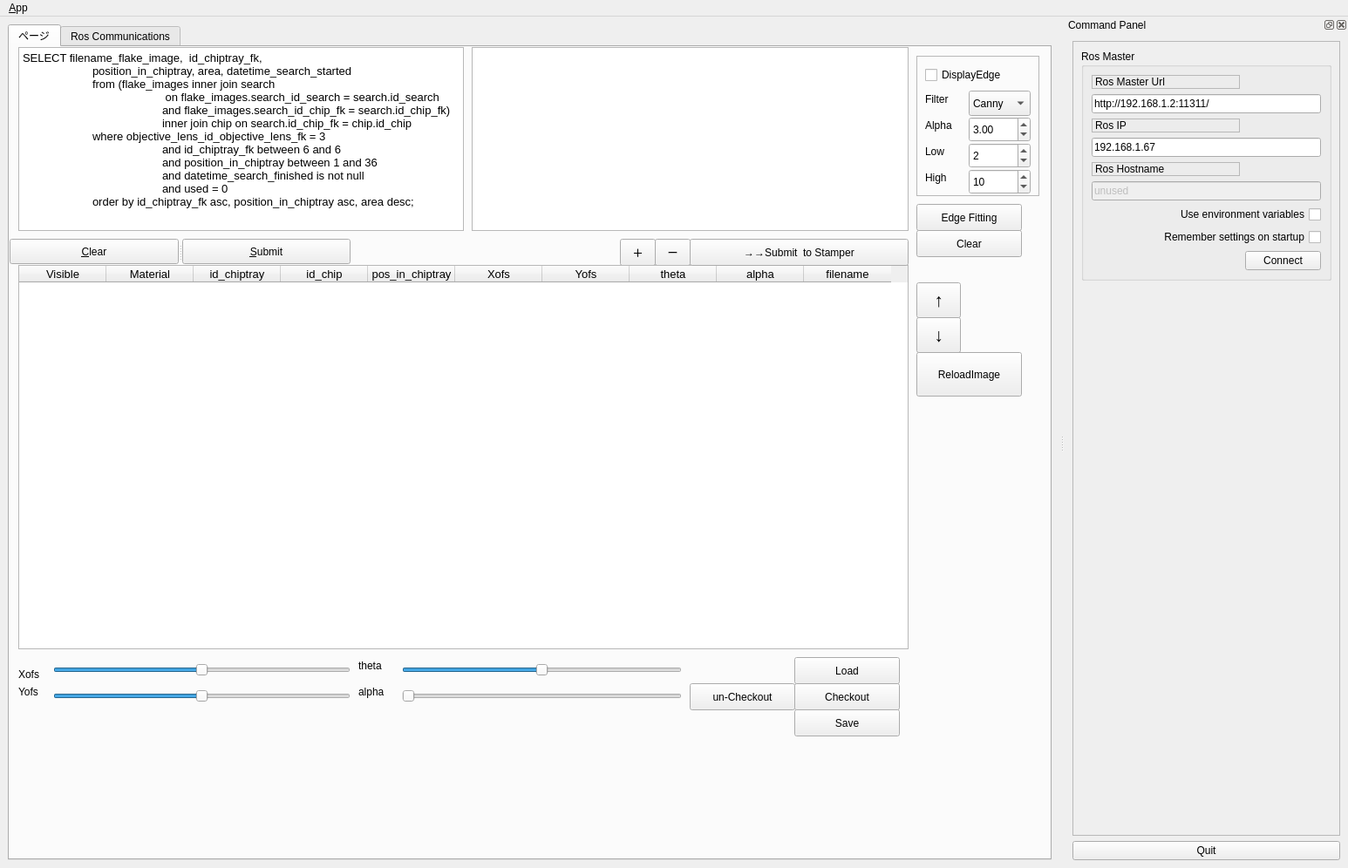
<?xml version="1.0" encoding="UTF-8"?>
<ui version="4.0">
 <class>MainWindowDesign</class>
 <widget class="QMainWindow" name="MainWindowDesign">
  <property name="geometry">
   <rect>
    <x>0</x>
    <y>0</y>
    <width>1546</width>
    <height>996</height>
   </rect>
  </property>
  <property name="windowTitle">
   <string>2DMMS Designer</string>
  </property>
  <property name="windowIcon">
   <iconset resource="../resources/images.qrc">
    <normaloff>:/images/1462283158_pen.png</normaloff>:/images/1462283158_pen.png</iconset>
  </property>
  <property name="locale">
   <locale language="English" country="Australia"/>
  </property>
  <widget class="QWidget" name="centralwidget">
   <layout class="QHBoxLayout">
    <item>
     <widget class="QTabWidget" name="tab_manager">
      <property name="minimumSize">
       <size>
        <width>100</width>
        <height>0</height>
       </size>
      </property>
      <property name="locale">
       <locale language="English" country="Australia"/>
      </property>
      <property name="currentIndex">
       <number>0</number>
      </property>
      <widget class="QWidget" name="tab">
       <attribute name="title">
        <string>ページ</string>
       </attribute>
       <widget class="QToolButton" name="Button_Delete">
        <property name="geometry">
         <rect>
          <x>740</x>
          <y>220</y>
          <width>41</width>
          <height>31</height>
         </rect>
        </property>
        <property name="text">
         <string>ー</string>
        </property>
       </widget>
       <widget class="QToolButton" name="Button_Add">
        <property name="geometry">
         <rect>
          <x>700</x>
          <y>220</y>
          <width>41</width>
          <height>31</height>
         </rect>
        </property>
        <property name="text">
         <string>＋</string>
        </property>
       </widget>
       <widget class="QTableWidget" name="tdmtableWidget">
        <property name="geometry">
         <rect>
          <x>10</x>
          <y>250</y>
          <width>1021</width>
          <height>441</height>
         </rect>
        </property>
        <property name="font">
         <font>
          <pointsize>10</pointsize>
         </font>
        </property>
        <column>
         <property name="text">
          <string>Visible</string>
         </property>
        </column>
        <column>
         <property name="text">
          <string>Material</string>
         </property>
        </column>
        <column>
         <property name="text">
          <string>id_chiptray</string>
         </property>
        </column>
        <column>
         <property name="text">
          <string>id_chip</string>
         </property>
        </column>
        <column>
         <property name="text">
          <string>pos_in_chiptray</string>
         </property>
        </column>
        <column>
         <property name="text">
          <string>Xofs</string>
         </property>
        </column>
        <column>
         <property name="text">
          <string>Yofs</string>
         </property>
        </column>
        <column>
         <property name="text">
          <string>theta</string>
         </property>
        </column>
        <column>
         <property name="text">
          <string>alpha</string>
         </property>
        </column>
        <column>
         <property name="text">
          <string>filename</string>
         </property>
        </column>
       </widget>
       <widget class="QTableView" name="table">
        <property name="geometry">
         <rect>
          <x>530</x>
          <y>0</y>
          <width>501</width>
          <height>211</height>
         </rect>
        </property>
        <property name="sizePolicy">
         <sizepolicy hsizetype="Expanding" vsizetype="Expanding">
          <horstretch>2</horstretch>
          <verstretch>0</verstretch>
         </sizepolicy>
        </property>
        <property name="font">
         <font>
          <pointsize>8</pointsize>
          <weight>75</weight>
          <bold>true</bold>
         </font>
        </property>
        <property name="contextMenuPolicy">
         <enum>Qt::ActionsContextMenu</enum>
        </property>
        <property name="frameShadow">
         <enum>QFrame::Sunken</enum>
        </property>
        <property name="lineWidth">
         <number>1</number>
        </property>
        <property name="selectionBehavior">
         <enum>QAbstractItemView::SelectRows</enum>
        </property>
       </widget>
       <widget class="QTextEdit" name="sqlEdit">
        <property name="geometry">
         <rect>
          <x>10</x>
          <y>0</y>
          <width>511</width>
          <height>211</height>
         </rect>
        </property>
        <property name="sizePolicy">
         <sizepolicy hsizetype="Expanding" vsizetype="MinimumExpanding">
          <horstretch>0</horstretch>
          <verstretch>0</verstretch>
         </sizepolicy>
        </property>
        <property name="minimumSize">
         <size>
          <width>0</width>
          <height>18</height>
         </size>
        </property>
        <property name="baseSize">
         <size>
          <width>0</width>
          <height>120</height>
         </size>
        </property>
        <property name="font">
         <font>
          <pointsize>10</pointsize>
         </font>
        </property>
        <property name="undoRedoEnabled">
         <bool>true</bool>
        </property>
        <property name="html">
         <string>&lt;!DOCTYPE HTML PUBLIC &quot;-//W3C//DTD HTML 4.0//EN&quot; &quot;http://www.w3.org/TR/REC-html40/strict.dtd&quot;&gt;
&lt;html&gt;&lt;head&gt;&lt;meta name=&quot;qrichtext&quot; content=&quot;1&quot; /&gt;&lt;style type=&quot;text/css&quot;&gt;
p, li { white-space: pre-wrap; }
&lt;/style&gt;&lt;/head&gt;&lt;body style=&quot; font-family:'Ubuntu'; font-size:10pt; font-weight:400; font-style:normal;&quot;&gt;
&lt;p style=&quot; margin-top:0px; margin-bottom:0px; margin-left:0px; margin-right:0px; -qt-block-indent:0; text-indent:0px;&quot;&gt;SELECT filename_flake_image,  id_chiptray_fk,&lt;/p&gt;
&lt;p style=&quot; margin-top:0px; margin-bottom:0px; margin-left:0px; margin-right:0px; -qt-block-indent:0; text-indent:0px;&quot;&gt;	position_in_chiptray, area, datetime_search_started&lt;/p&gt;
&lt;p style=&quot; margin-top:0px; margin-bottom:0px; margin-left:0px; margin-right:0px; -qt-block-indent:0; text-indent:0px;&quot;&gt;	from (flake_images inner join search&lt;/p&gt;
&lt;p style=&quot; margin-top:0px; margin-bottom:0px; margin-left:0px; margin-right:0px; -qt-block-indent:0; text-indent:0px;&quot;&gt;		 on flake_images.search_id_search = search.id_search &lt;/p&gt;
&lt;p style=&quot; margin-top:0px; margin-bottom:0px; margin-left:0px; margin-right:0px; -qt-block-indent:0; text-indent:0px;&quot;&gt;		and flake_images.search_id_chip_fk = search.id_chip_fk)&lt;/p&gt;
&lt;p style=&quot; margin-top:0px; margin-bottom:0px; margin-left:0px; margin-right:0px; -qt-block-indent:0; text-indent:0px;&quot;&gt;		inner join chip on search.id_chip_fk = chip.id_chip&lt;/p&gt;
&lt;p style=&quot; margin-top:0px; margin-bottom:0px; margin-left:0px; margin-right:0px; -qt-block-indent:0; text-indent:0px;&quot;&gt;	where objective_lens_id_objective_lens_fk = 3 &lt;/p&gt;
&lt;p style=&quot; margin-top:0px; margin-bottom:0px; margin-left:0px; margin-right:0px; -qt-block-indent:0; text-indent:0px;&quot;&gt;		and id_chiptray_fk between 6 and 6&lt;/p&gt;
&lt;p style=&quot; margin-top:0px; margin-bottom:0px; margin-left:0px; margin-right:0px; -qt-block-indent:0; text-indent:0px;&quot;&gt;		and position_in_chiptray between 1 and 36&lt;/p&gt;
&lt;p style=&quot; margin-top:0px; margin-bottom:0px; margin-left:0px; margin-right:0px; -qt-block-indent:0; text-indent:0px;&quot;&gt;		and datetime_search_finished is not null&lt;/p&gt;
&lt;p style=&quot; margin-top:0px; margin-bottom:0px; margin-left:0px; margin-right:0px; -qt-block-indent:0; text-indent:0px;&quot;&gt;		and used = 0&lt;/p&gt;
&lt;p style=&quot; margin-top:0px; margin-bottom:0px; margin-left:0px; margin-right:0px; -qt-block-indent:0; text-indent:0px;&quot;&gt;	order by id_chiptray_fk asc, position_in_chiptray asc, area desc;&lt;/p&gt;&lt;/body&gt;&lt;/html&gt;</string>
        </property>
       </widget>
       <widget class="QToolButton" name="Button_SaveFile">
        <property name="geometry">
         <rect>
          <x>900</x>
          <y>760</y>
          <width>121</width>
          <height>31</height>
         </rect>
        </property>
        <property name="text">
         <string>Save</string>
        </property>
       </widget>
       <widget class="QSlider" name="horizontalSlider_Xofs">
        <property name="geometry">
         <rect>
          <x>50</x>
          <y>700</y>
          <width>341</width>
          <height>29</height>
         </rect>
        </property>
        <property name="minimum">
         <number>-2048</number>
        </property>
        <property name="maximum">
         <number>2048</number>
        </property>
        <property name="orientation">
         <enum>Qt::Horizontal</enum>
        </property>
        <property name="tickPosition">
         <enum>QSlider::NoTicks</enum>
        </property>
        <property name="tickInterval">
         <number>100</number>
        </property>
       </widget>
       <widget class="QSlider" name="horizontalSlider_Yofs">
        <property name="geometry">
         <rect>
          <x>50</x>
          <y>730</y>
          <width>341</width>
          <height>29</height>
         </rect>
        </property>
        <property name="minimum">
         <number>-1080</number>
        </property>
        <property name="maximum">
         <number>1080</number>
        </property>
        <property name="orientation">
         <enum>Qt::Horizontal</enum>
        </property>
       </widget>
       <widget class="QSlider" name="horizontalSlider_theta">
        <property name="geometry">
         <rect>
          <x>450</x>
          <y>700</y>
          <width>321</width>
          <height>29</height>
         </rect>
        </property>
        <property name="minimum">
         <number>-1800</number>
        </property>
        <property name="maximum">
         <number>1800</number>
        </property>
        <property name="orientation">
         <enum>Qt::Horizontal</enum>
        </property>
       </widget>
       <widget class="QSlider" name="horizontalSlider_alpha">
        <property name="geometry">
         <rect>
          <x>450</x>
          <y>730</y>
          <width>321</width>
          <height>29</height>
         </rect>
        </property>
        <property name="maximum">
         <number>100</number>
        </property>
        <property name="orientation">
         <enum>Qt::Horizontal</enum>
        </property>
       </widget>
       <widget class="QLabel" name="label_4">
        <property name="geometry">
         <rect>
          <x>10</x>
          <y>710</y>
          <width>41</width>
          <height>19</height>
         </rect>
        </property>
        <property name="text">
         <string>Xofs</string>
        </property>
       </widget>
       <widget class="QLabel" name="label_5">
        <property name="geometry">
         <rect>
          <x>10</x>
          <y>730</y>
          <width>41</width>
          <height>19</height>
         </rect>
        </property>
        <property name="text">
         <string>Yofs</string>
        </property>
       </widget>
       <widget class="QLabel" name="label_6">
        <property name="geometry">
         <rect>
          <x>400</x>
          <y>700</y>
          <width>41</width>
          <height>19</height>
         </rect>
        </property>
        <property name="text">
         <string>theta</string>
        </property>
       </widget>
       <widget class="QLabel" name="label_7">
        <property name="geometry">
         <rect>
          <x>400</x>
          <y>730</y>
          <width>41</width>
          <height>19</height>
         </rect>
        </property>
        <property name="text">
         <string>alpha</string>
        </property>
       </widget>
       <widget class="QToolButton" name="Button_LoadFile">
        <property name="geometry">
         <rect>
          <x>900</x>
          <y>700</y>
          <width>121</width>
          <height>31</height>
         </rect>
        </property>
        <property name="text">
         <string>Load</string>
        </property>
       </widget>
       <widget class="QSplitter" name="splitter">
        <property name="geometry">
         <rect>
          <x>0</x>
          <y>220</y>
          <width>391</width>
          <height>29</height>
         </rect>
        </property>
        <property name="orientation">
         <enum>Qt::Horizontal</enum>
        </property>
        <widget class="QPushButton" name="clearButton">
         <property name="text">
          <string>&amp;Clear</string>
         </property>
        </widget>
        <widget class="QPushButton" name="submitButton">
         <property name="text">
          <string>&amp;Submit</string>
         </property>
        </widget>
       </widget>
       <widget class="QToolButton" name="Button_SubmittoStamper">
        <property name="geometry">
         <rect>
          <x>780</x>
          <y>220</y>
          <width>251</width>
          <height>31</height>
         </rect>
        </property>
        <property name="text">
         <string>→→Submit  to Stamper</string>
        </property>
       </widget>
       <widget class="QFrame" name="frame_8">
        <property name="geometry">
         <rect>
          <x>1040</x>
          <y>10</y>
          <width>141</width>
          <height>161</height>
         </rect>
        </property>
        <property name="frameShape">
         <enum>QFrame::StyledPanel</enum>
        </property>
        <property name="frameShadow">
         <enum>QFrame::Raised</enum>
        </property>
        <widget class="QComboBox" name="comboBox_EdgeFilter">
         <property name="geometry">
          <rect>
           <x>60</x>
           <y>40</y>
           <width>71</width>
           <height>29</height>
          </rect>
         </property>
         <property name="editable">
          <bool>false</bool>
         </property>
         <item>
          <property name="text">
           <string>Canny</string>
          </property>
         </item>
         <item>
          <property name="text">
           <string>Deriche</string>
          </property>
         </item>
         <item>
          <property name="text">
           <string>Shen</string>
          </property>
         </item>
        </widget>
        <widget class="QDoubleSpinBox" name="doubleSpinBox_EdgeFilter_Alpha">
         <property name="geometry">
          <rect>
           <x>60</x>
           <y>70</y>
           <width>71</width>
           <height>29</height>
          </rect>
         </property>
         <property name="minimum">
          <double>0.700000000000000</double>
         </property>
         <property name="maximum">
          <double>50.000000000000000</double>
         </property>
         <property name="singleStep">
          <double>0.010000000000000</double>
         </property>
         <property name="value">
          <double>3.000000000000000</double>
         </property>
        </widget>
        <widget class="QLabel" name="label_47">
         <property name="geometry">
          <rect>
           <x>10</x>
           <y>40</y>
           <width>41</width>
           <height>19</height>
          </rect>
         </property>
         <property name="text">
          <string>Filter</string>
         </property>
        </widget>
        <widget class="QLabel" name="label_48">
         <property name="geometry">
          <rect>
           <x>10</x>
           <y>70</y>
           <width>41</width>
           <height>19</height>
          </rect>
         </property>
         <property name="text">
          <string>Alpha</string>
         </property>
        </widget>
        <widget class="QLabel" name="label_49">
         <property name="geometry">
          <rect>
           <x>10</x>
           <y>100</y>
           <width>41</width>
           <height>19</height>
          </rect>
         </property>
         <property name="text">
          <string>Low</string>
         </property>
        </widget>
        <widget class="QLabel" name="label_50">
         <property name="geometry">
          <rect>
           <x>10</x>
           <y>130</y>
           <width>41</width>
           <height>19</height>
          </rect>
         </property>
         <property name="text">
          <string>High</string>
         </property>
        </widget>
        <widget class="QSpinBox" name="spinBox_EdgeFilter_Low">
         <property name="geometry">
          <rect>
           <x>60</x>
           <y>100</y>
           <width>71</width>
           <height>29</height>
          </rect>
         </property>
         <property name="maximum">
          <number>200</number>
         </property>
         <property name="value">
          <number>2</number>
         </property>
        </widget>
        <widget class="QSpinBox" name="spinBox_EdgeFilter_High">
         <property name="geometry">
          <rect>
           <x>60</x>
           <y>130</y>
           <width>71</width>
           <height>29</height>
          </rect>
         </property>
         <property name="maximum">
          <number>200</number>
         </property>
         <property name="value">
          <number>10</number>
         </property>
        </widget>
        <widget class="QCheckBox" name="checkBox_DispEdge">
         <property name="geometry">
          <rect>
           <x>10</x>
           <y>10</y>
           <width>121</width>
           <height>24</height>
          </rect>
         </property>
         <property name="text">
          <string>DisplayEdge</string>
         </property>
        </widget>
       </widget>
       <widget class="QToolButton" name="Button_EdgeFitting">
        <property name="geometry">
         <rect>
          <x>1040</x>
          <y>180</y>
          <width>121</width>
          <height>31</height>
         </rect>
        </property>
        <property name="text">
         <string>Edge Fitting</string>
        </property>
       </widget>
       <widget class="QToolButton" name="Button_ClearEdgeFitting">
        <property name="geometry">
         <rect>
          <x>1040</x>
          <y>210</y>
          <width>121</width>
          <height>31</height>
         </rect>
        </property>
        <property name="text">
         <string>Clear</string>
        </property>
       </widget>
       <widget class="QToolButton" name="Button_Checkout">
        <property name="geometry">
         <rect>
          <x>900</x>
          <y>730</y>
          <width>121</width>
          <height>31</height>
         </rect>
        </property>
        <property name="text">
         <string>Checkout</string>
        </property>
       </widget>
       <widget class="QToolButton" name="Button_Move_Up">
        <property name="geometry">
         <rect>
          <x>1040</x>
          <y>270</y>
          <width>51</width>
          <height>41</height>
         </rect>
        </property>
        <property name="font">
         <font>
          <pointsize>16</pointsize>
          <weight>75</weight>
          <bold>true</bold>
         </font>
        </property>
        <property name="text">
         <string>↑</string>
        </property>
       </widget>
       <widget class="QToolButton" name="Button_Move_Down">
        <property name="geometry">
         <rect>
          <x>1040</x>
          <y>310</y>
          <width>51</width>
          <height>41</height>
         </rect>
        </property>
        <property name="font">
         <font>
          <pointsize>16</pointsize>
          <weight>75</weight>
          <bold>true</bold>
         </font>
        </property>
        <property name="text">
         <string>↓</string>
        </property>
       </widget>
       <widget class="QToolButton" name="Button_ReloadImage">
        <property name="geometry">
         <rect>
          <x>1040</x>
          <y>350</y>
          <width>121</width>
          <height>51</height>
         </rect>
        </property>
        <property name="text">
         <string>ReloadImage</string>
        </property>
       </widget>
       <widget class="QToolButton" name="Button_UnCheckout">
        <property name="geometry">
         <rect>
          <x>780</x>
          <y>730</y>
          <width>121</width>
          <height>31</height>
         </rect>
        </property>
        <property name="text">
         <string>un-Checkout</string>
        </property>
       </widget>
      </widget>
      <widget class="QWidget" name="tab_status">
       <attribute name="title">
        <string>Ros Communications</string>
       </attribute>
       <layout class="QVBoxLayout" name="verticalLayout_2">
        <item>
         <widget class="QGroupBox" name="groupBox_12">
          <property name="sizePolicy">
           <sizepolicy hsizetype="MinimumExpanding" vsizetype="Preferred">
            <horstretch>0</horstretch>
            <verstretch>0</verstretch>
           </sizepolicy>
          </property>
          <property name="title">
           <string>Logging</string>
          </property>
          <layout class="QGridLayout" name="gridLayout_3">
           <item row="0" column="0">
            <widget class="QListView" name="view_logging"/>
           </item>
          </layout>
         </widget>
        </item>
       </layout>
      </widget>
     </widget>
    </item>
   </layout>
  </widget>
  <widget class="QMenuBar" name="menubar">
   <property name="geometry">
    <rect>
     <x>0</x>
     <y>0</y>
     <width>1546</width>
     <height>27</height>
    </rect>
   </property>
   <widget class="QMenu" name="menu_File">
    <property name="title">
     <string>&amp;App</string>
    </property>
    <addaction name="action_Preferences"/>
    <addaction name="separator"/>
    <addaction name="actionAbout"/>
    <addaction name="actionAbout_Qt"/>
    <addaction name="separator"/>
    <addaction name="action_Quit"/>
   </widget>
   <addaction name="menu_File"/>
  </widget>
  <widget class="QDockWidget" name="dock_status">
   <property name="sizePolicy">
    <sizepolicy hsizetype="Minimum" vsizetype="Preferred">
     <horstretch>0</horstretch>
     <verstretch>0</verstretch>
    </sizepolicy>
   </property>
   <property name="minimumSize">
    <size>
     <width>325</width>
     <height>415</height>
    </size>
   </property>
   <property name="allowedAreas">
    <set>Qt::RightDockWidgetArea</set>
   </property>
   <property name="windowTitle">
    <string>Command Panel</string>
   </property>
   <attribute name="dockWidgetArea">
    <number>2</number>
   </attribute>
   <widget class="QWidget" name="dockWidgetContents_2">
    <layout class="QVBoxLayout" name="verticalLayout">
     <item>
      <widget class="QFrame" name="frame">
       <property name="sizePolicy">
        <sizepolicy hsizetype="Minimum" vsizetype="Preferred">
         <horstretch>0</horstretch>
         <verstretch>0</verstretch>
        </sizepolicy>
       </property>
       <property name="frameShape">
        <enum>QFrame::StyledPanel</enum>
       </property>
       <property name="frameShadow">
        <enum>QFrame::Raised</enum>
       </property>
       <layout class="QVBoxLayout" name="verticalLayout_3">
        <item>
         <widget class="QGroupBox" name="groupBox">
          <property name="title">
           <string>Ros Master</string>
          </property>
          <layout class="QGridLayout" name="gridLayout">
           <item row="0" column="0">
            <widget class="QLabel" name="label">
             <property name="frameShape">
              <enum>QFrame::StyledPanel</enum>
             </property>
             <property name="frameShadow">
              <enum>QFrame::Raised</enum>
             </property>
             <property name="text">
              <string>Ros Master Url</string>
             </property>
            </widget>
           </item>
           <item row="1" column="0" colspan="2">
            <widget class="QLineEdit" name="line_edit_master">
             <property name="text">
              <string>http://192.168.1.2:11311/</string>
             </property>
            </widget>
           </item>
           <item row="2" column="0">
            <widget class="QLabel" name="label_2">
             <property name="frameShape">
              <enum>QFrame::StyledPanel</enum>
             </property>
             <property name="frameShadow">
              <enum>QFrame::Raised</enum>
             </property>
             <property name="text">
              <string>Ros IP</string>
             </property>
            </widget>
           </item>
           <item row="3" column="0" colspan="2">
            <widget class="QLineEdit" name="line_edit_host">
             <property name="text">
              <string>192.168.1.67</string>
             </property>
            </widget>
           </item>
           <item row="4" column="0">
            <widget class="QLabel" name="label_3">
             <property name="frameShape">
              <enum>QFrame::StyledPanel</enum>
             </property>
             <property name="frameShadow">
              <enum>QFrame::Raised</enum>
             </property>
             <property name="text">
              <string>Ros Hostname</string>
             </property>
            </widget>
           </item>
           <item row="5" column="0" colspan="2">
            <widget class="QLineEdit" name="line_edit_topic">
             <property name="enabled">
              <bool>false</bool>
             </property>
             <property name="text">
              <string>unused</string>
             </property>
            </widget>
           </item>
           <item row="6" column="0" colspan="2">
            <widget class="QCheckBox" name="checkbox_use_environment">
             <property name="layoutDirection">
              <enum>Qt::RightToLeft</enum>
             </property>
             <property name="text">
              <string>Use environment variables</string>
             </property>
            </widget>
           </item>
           <item row="7" column="0" colspan="2">
            <widget class="QCheckBox" name="checkbox_remember_settings">
             <property name="layoutDirection">
              <enum>Qt::RightToLeft</enum>
             </property>
             <property name="text">
              <string>Remember settings on startup</string>
             </property>
            </widget>
           </item>
           <item row="8" column="0">
            <spacer name="horizontalSpacer">
             <property name="orientation">
              <enum>Qt::Horizontal</enum>
             </property>
             <property name="sizeHint" stdset="0">
              <size>
               <width>170</width>
               <height>21</height>
              </size>
             </property>
            </spacer>
           </item>
           <item row="8" column="1">
            <widget class="QPushButton" name="button_connect">
             <property name="enabled">
              <bool>true</bool>
             </property>
             <property name="sizePolicy">
              <sizepolicy hsizetype="MinimumExpanding" vsizetype="Fixed">
               <horstretch>0</horstretch>
               <verstretch>0</verstretch>
              </sizepolicy>
             </property>
             <property name="toolTip">
              <string>Set the target to the current joint trajectory state.</string>
             </property>
             <property name="statusTip">
              <string>Clear all waypoints and set the target to the current joint trajectory state.</string>
             </property>
             <property name="text">
              <string>Connect</string>
             </property>
            </widget>
           </item>
          </layout>
         </widget>
        </item>
        <item>
         <spacer name="verticalSpacer_3">
          <property name="orientation">
           <enum>Qt::Vertical</enum>
          </property>
          <property name="sizeHint" stdset="0">
           <size>
            <width>20</width>
            <height>233</height>
           </size>
          </property>
         </spacer>
        </item>
       </layout>
      </widget>
     </item>
     <item>
      <widget class="QPushButton" name="quit_button">
       <property name="sizePolicy">
        <sizepolicy hsizetype="MinimumExpanding" vsizetype="Fixed">
         <horstretch>0</horstretch>
         <verstretch>0</verstretch>
        </sizepolicy>
       </property>
       <property name="text">
        <string>Quit</string>
       </property>
      </widget>
     </item>
    </layout>
   </widget>
  </widget>
  <action name="action_Quit">
   <property name="text">
    <string>&amp;Quit</string>
   </property>
   <property name="shortcut">
    <string>Ctrl+Q</string>
   </property>
   <property name="shortcutContext">
    <enum>Qt::ApplicationShortcut</enum>
   </property>
  </action>
  <action name="action_Preferences">
   <property name="text">
    <string>&amp;Preferences</string>
   </property>
  </action>
  <action name="actionAbout">
   <property name="text">
    <string>&amp;About</string>
   </property>
  </action>
  <action name="actionAbout_Qt">
   <property name="text">
    <string>About &amp;Qt</string>
   </property>
  </action>
 </widget>
 <resources>
  <include location="../resources/images.qrc"/>
 </resources>
 <connections>
  <connection>
   <sender>action_Quit</sender>
   <signal>triggered()</signal>
   <receiver>MainWindowDesign</receiver>
   <slot>close()</slot>
   <hints>
    <hint type="sourcelabel">
     <x>-1</x>
     <y>-1</y>
    </hint>
    <hint type="destinationlabel">
     <x>399</x>
     <y>299</y>
    </hint>
   </hints>
  </connection>
  <connection>
   <sender>quit_button</sender>
   <signal>clicked()</signal>
   <receiver>MainWindowDesign</receiver>
   <slot>close()</slot>
   <hints>
    <hint type="sourcelabel">
     <x>859</x>
     <y>552</y>
    </hint>
    <hint type="destinationlabel">
     <x>469</x>
     <y>299</y>
    </hint>
   </hints>
  </connection>
 </connections>
</ui>
